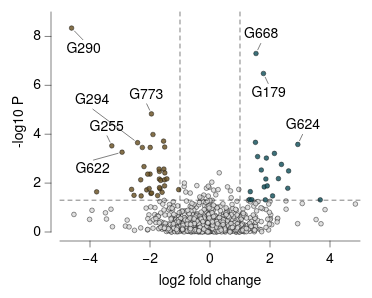

Specify this chart in Vega-Lite:
### Vega-Lite specification from a JSON file in a GitHub repository (floating-point values rounded to 4 significant figures; data arrays with more than 128 entries replaced by an {"elided": "..."} marker saying what was removed)
{"background": null, "config": {"arc": {"fill": "#DBDBDB", "fillOpacity": 1.0, "innerRadius": 27.5, "padAngle": 0.03, "stroke": "black", "strokeOpacity": 1, "strokeWidth": 0.25}, "area": {"fill": "#DBDBDB", "fillOpacity": 1.0, "stroke": "black", "strokeOpacity": 1, "strokeWidth": 0.25}, "axis": {"domain": true, "domainCap": "round", "domainColor": "black", "domainWidth": 0.25, "grid": false, "gridCap": "round", "gridColor": "#F1F1F1", "gridDash": [0, 0], "gridOpacity": 1.0, "gridWidth": 0.25, "labelColor": "black", "labelFont": "Helvetica Neue, HelveticaNeue, Helvetica, Arial, sans-serif", "labelFontSize": 7, "labelFontStyle": "normal", "labelFontWeight": 400, "offset": 4.5, "ticks": true, "tickCap": "round", "tickColor": "black", "tickRound": false, "tickSize": 3, "tickWidth": 0.25, "titleColor": "black", "titleFont": "Helvetica Neue, HelveticaNeue, Helvetica, Arial, sans-serif", "titleFontSize": 7, "titleFontStyle": "normal", "titleFontWeight": 400}, "axisX": {"domain": true, "labelAlign": "center", "labelAngle": 0, "labels": true, "ticks": true, "translate": 0}, "axisY": {"domain": true, "labelAlign": "right", "labelAngle": 0, "labels": true, "ticks": true, "translate": 0}, "axisRight": {"domain": true, "labelAlign": "left", "labelAngle": 0, "labels": true, "ticks": true, "translate": 0}, "axisTop": {"domain": true, "labelAlign": "center", "labelAngle": 0, "labels": true, "ticks": true, "translate": 0}, "axisBand": {"tickOffset": 0}, "bar": {"fill": "#DBDBDB", "fillOpacity": 1.0, "stroke": "black", "strokeOpacity": 1, "strokeWidth": 0.25}, "boxplot": {"size": 9.9, "ticks": {"cornerRadius": 0.25, "fill": "black", "opacity": 1, "size": 4.95, "thickness": 0.25}, "box": {"fillOpacity": 1.0, "stroke": "black", "strokeOpacity": 1, "strokeWidth": 0.25}, "median": {"cornerRadius": 0, "fill": "black", "fillOpacity": 1.0, "opacity": 1, "size": 9.9, "thickness": 0.25}, "rule": {"fill": "black", "fillOpacity": 1.0, "size": 11.0, "stroke": "black", "strokeDash": [0, 0], "strokeOpacity": 1, "strokeWidth": 0.25}, "outliers": {"color": "black", "fill": "black", "fillOpacity": 1.0, "size": 0, "stroke": "black", "strokeOpacity": 1, "strokeWidth": 0.25}}, "circle": {"fill": "black", "fillOpacity": 1.0, "size": 1.375, "stroke": null, "strokeOpacity": 1, "strokeWidth": 0.25}, "errorband": {"band": {"fillOpacity": 0.6, "stroke": null, "strokeWidth": 0.25, "strokeOpacity": 1}, "borders": {"opacity": 0, "strokeOpacity": 0.25, "strokeWidth": 1}}, "errorbar": {"opacity": 1, "rule": {"strokeDash": [0, 0], "strokeWidth": 0.25}, "ticks": {"color": "black", "cornerRadius": 0.125, "opacity": 1, "size": 6.6, "thickness": 0.25}, "thickness": 0.25}, "font": "Helvetica Neue, HelveticaNeue, Helvetica, Arial, sans-serif", "geoshape": {"fill": "#DBDBDB", "fillOpacity": 1.0, "stroke": "black", "strokeOpacity": 1, "strokeWidth": 0.25}, "header": {"labelColor": "black", "labelFont": "Helvetica Neue, HelveticaNeue, Helvetica, Arial, sans-serif", "labelFontSize": 7, "labelFontStyle": "normal", "labelFontWeight": 400, "titleColor": "black", "titleFont": "Helvetica Neue, HelveticaNeue, Helvetica, Arial, sans-serif", "titleFontSize": 7, "titleFontStyle": "normal", "titleFontWeight": 400, "titlePadding": 0}, "legend": {"disable": false, "offset": 4.5, "titlePadding": 4, "labelOffset": 2, "gradientLabelOffset": 2, "gradientLength": 55.0, "gradientThickness": 5.5, "gradientOpacity": 1.0, "gradientStrokeColor": "black", "gradientStrokeWidth": 0.25, "labelColor": "black", "labelFont": "Helvetica Neue, HelveticaNeue, Helvetica, Arial, sans-serif", "labelFontSize": 7, "labelFontStyle": "normal", "labelFontWeight": 400, "strokeColor": "black", "strokeWidth": 0, "symbolSize": 42, "symbolStrokeColor": "black", "symbolStrokeWidth": 0.25, "titleColor": "black", "titleFont": "Helvetica Neue, HelveticaNeue, Helvetica, Arial, sans-serif", "titleFontSize": 7, "titleFontStyle": "normal", "titleFontWeight": 400}, "line": {"color": "black", "stroke": "black", "strokeCap": "butt", "strokeDash": [0, 0], "strokeOpacity": 1, "strokeWidth": 0.5}, "point": {"filled": true, "fill": "#DBDBDB", "fillOpacity": 1.0, "size": 5.5, "stroke": "black", "strokeOpacity": 1, "strokeWidth": 0.25}, "range": {"category": ["#B2B2B2", "#636363", "#4A7CD3", "#008542", "#382864", "#509F98", "#284F93", "#005226", "#A398D6", "#173633"], "diverging": {"scheme": ["#443E60", "#5F597E", "#7C759B", "#9994B6", "#B7B4CC", "#D6D5DC", "#F6F6F6", "#D1DAD9", "#A4C2BF", "#7AA9A4", "#578E89", "#37736E", "#1B5954"]}, "heatmap": {"scheme": ["#32022B", "#43044D", "#4C196E", "#4D338C", "#484DA6", "#3A68BB", "#1D83CA", "#1D9CCB", "#23B5C9", "#28CDC5", "#4DE0B4", "#91EE9F"]}, "ordinal": {"scheme": ["#F1F1F1", "#DBDBDB", "#C6C6C6", "#B2B2B2", "#9D9D9D", "#898989", "#767676", "#636363", "#515151", "#404040", "#2F2F2F", "#1F1F1F"]}, "ramp": {"scheme": ["#32022B", "#43044D", "#4C196E", "#4D338C", "#484DA6", "#3A68BB", "#1D83CA", "#1D9CCB", "#23B5C9", "#28CDC5", "#4DE0B4", "#91EE9F"]}}, "rule": {"color": "black", "stroke": "black", "strokeCap": "round", "strokeDash": [2, 2], "strokeOpacity": 1, "strokeWidth": 0.25}, "scale": {"bandPaddingInner": 0.1, "bandPaddingOuter": 0.1, "round": false}, "rect": {"fill": "#DBDBDB", "fillOpacity": 1.0, "stroke": "black", "strokeOpacity": 1, "strokeWidth": 0.25}, "square": {"fill": "#DBDBDB", "fillOpacity": 1.0, "size": 11.0, "stroke": "black", "strokeOpacity": 1, "strokeWidth": 0.25}, "text": {"color": "black", "font": "Helvetica Neue, HelveticaNeue, Helvetica, Arial, sans-serif", "fontSize": 7, "fontStyle": "normal", "fontWeight": 400}, "tick": {"color": "black", "cornerRadius": 0.125, "opacity": 1.0, "size": 9.9, "thickness": 0.25}, "title": {"anchor": "middle", "frame": "group", "color": "black", "font": "Helvetica Neue, HelveticaNeue, Helvetica, Arial, sans-serif", "fontSize": 7, "fontStyle": "normal", "fontWeight": 400, "subtitleColor": "black", "subtitleFont": "Helvetica Neue, HelveticaNeue, Helvetica, Arial, sans-serif", "subtitleFontSize": "Helvetica Neue, HelveticaNeue, Helvetica, Arial, sans-serif", "subtitleFontStyle": "normal", "subtitleFontWeight": 400}, "trail": {"color": "black", "opacity": 1, "size": 0.5}, "view": {"continuousWidth": 150, "continuousHeight": 110, "discreteWidth": 150, "discreteHeight": 110, "fill": null, "stroke": null, "strokeWidth": 0.25}}, "layer": [{"data": {"name": "data-89c060c72859b0c41b1a176ead185f7e"}, "mark": {"type": "point", "opacity": 0.85}, "encoding": {"color": {"field": "significance", "legend": null, "scale": {"domain": ["Gained", "Lost", "Non-differential"], "range": ["#1A5762", "#6F572A", "#DBDBDB"]}, "type": "nominal"}, "x": {"field": "log2fc", "title": "log2 fold change", "type": "quantitative"}, "y": {"field": "neglog10p", "title": "-log10 P", "type": "quantitative"}}}, {"data": {"values": [{"__dysonsphere__": 1}]}, "mark": {"type": "rule", "opacity": 1.0}, "encoding": {"x": {"datum": -1.0}}}, {"data": {"values": [{"__dysonsphere__": 1}]}, "mark": {"type": "rule", "opacity": 1.0}, "encoding": {"x": {"datum": 1.0}}}, {"data": {"values": [{"__dysonsphere__": 1}]}, "mark": {"type": "rule", "opacity": 1.0}, "encoding": {"y": {"datum": 1.301}}}, {"layer": [{"data": {"values": [{"__dysonsphere__": 1}]}, "mark": {"type": "rule", "strokeDash": [0, 0]}, "encoding": {"x": {"datum": 1.841, "scale": {"domain": [-5.0, 5.0], "nice": false, "padding": 0, "zero": false}}, "x2": {"datum": 1.94}, "y": {"datum": 6.331, "scale": {"domain": [0.0, 9.0], "nice": false, "padding": 0, "zero": false}}, "y2": {"datum": 6.075}}}, {"data": {"values": [{"__dysonsphere__": 1}]}, "mark": {"type": "text", "align": "center", "baseline": "middle", "fontSize": 7}, "encoding": {"text": {"value": "G179"}, "x": {"datum": 1.954}, "y": {"datum": 5.694}}}, {"data": {"values": [{"__dysonsphere__": 1}]}, "mark": {"type": "rule", "strokeDash": [0, 0]}, "encoding": {"x": {"datum": -3.332}, "x2": {"datum": -3.431}, "y": {"datum": 3.678}, "y2": {"datum": 3.934}}}, {"data": {"values": [{"__dysonsphere__": 1}]}, "mark": {"type": "text", "align": "center", "baseline": "middle", "fontSize": 7}, "encoding": {"text": {"value": "G255"}, "x": {"datum": -3.446}, "y": {"datum": 4.315}}}, {"data": {"values": [{"__dysonsphere__": 1}]}, "mark": {"type": "rule", "strokeDash": [0, 0]}, "encoding": {"x": {"datum": -4.518}, "x2": {"datum": -4.237}, "y": {"datum": 8.221}, "y2": {"datum": 7.865}}}, {"data": {"values": [{"__dysonsphere__": 1}]}, "mark": {"type": "text", "align": "center", "baseline": "middle", "fontSize": 7}, "encoding": {"text": {"value": "G290"}, "x": {"datum": -4.214}, "y": {"datum": 7.492}}}, {"data": {"values": [{"__dysonsphere__": 1}]}, "mark": {"type": "rule", "strokeDash": [0, 0]}, "encoding": {"x": {"datum": -2.525}, "x2": {"datum": -3.904}, "y": {"datum": 3.754}, "y2": {"datum": 5.022}}}, {"data": {"values": [{"__dysonsphere__": 1}]}, "mark": {"type": "text", "align": "center", "baseline": "middle", "fontSize": 7}, "encoding": {"text": {"value": "G294"}, "x": {"datum": -3.931}, "y": {"datum": 5.39}}}, {"data": {"values": [{"__dysonsphere__": 1}]}, "mark": {"type": "rule", "strokeDash": [0, 0]}, "encoding": {"x": {"datum": -3.064}, "x2": {"datum": -3.883}, "y": {"datum": 3.22}, "y2": {"datum": 2.943}}}, {"data": {"values": [{"__dysonsphere__": 1}]}, "mark": {"type": "text", "align": "center", "baseline": "middle", "fontSize": 7}, "encoding": {"text": {"value": "G622"}, "x": {"datum": -3.915}, "y": {"datum": 2.589}}}, {"data": {"values": [{"__dysonsphere__": 1}]}, "mark": {"type": "rule", "strokeDash": [0, 0]}, "encoding": {"x": {"datum": 2.986}, "x2": {"datum": 3.085}, "y": {"datum": 3.735}, "y2": {"datum": 3.992}}}, {"data": {"values": [{"__dysonsphere__": 1}]}, "mark": {"type": "text", "align": "center", "baseline": "middle", "fontSize": 7}, "encoding": {"text": {"value": "G624"}, "x": {"datum": 3.1}, "y": {"datum": 4.373}}}, {"data": {"values": [{"__dysonsphere__": 1}]}, "mark": {"type": "rule", "strokeDash": [0, 0]}, "encoding": {"x": {"datum": 1.593}, "x2": {"datum": 1.692}, "y": {"datum": 7.456}, "y2": {"datum": 7.712}}}, {"data": {"values": [{"__dysonsphere__": 1}]}, "mark": {"type": "text", "align": "center", "baseline": "middle", "fontSize": 7}, "encoding": {"text": {"value": "G668"}, "x": {"datum": 1.706}, "y": {"datum": 8.093}}}, {"data": {"values": [{"__dysonsphere__": 1}]}, "mark": {"type": "rule", "strokeDash": [0, 0]}, "encoding": {"x": {"datum": -2.011}, "x2": {"datum": -2.11}, "y": {"datum": 4.985}, "y2": {"datum": 5.241}}}, {"data": {"values": [{"__dysonsphere__": 1}]}, "mark": {"type": "text", "align": "center", "baseline": "middle", "fontSize": 7}, "encoding": {"text": {"value": "G773"}, "x": {"datum": -2.124}, "y": {"datum": 5.622}}}]}], "name": "__dysonsphere_ext_biology", "$schema": "https://vega.github.io/schema/vega-lite/v6.4.1.json", "datasets": {"data-89c060c72859b0c41b1a176ead185f7e": {"elided": "800 records"}}}
